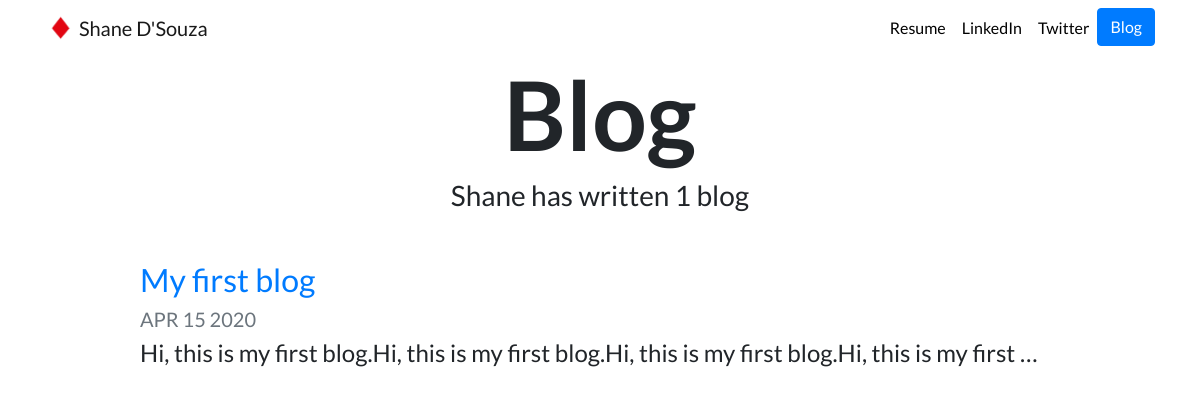
Screenshot of /blog/ with the database file from the repository.
### blog/models.py (models this page shows, shortened)
class Blog(models.Model):
    title = models.CharField(max_length=100)
    description = models.TextField()
    date = models.DateField()

### blog/views.py (the view)
# urls.py: path('', views.all_blogs, name='all_blogs'),
def all_blogs(request):
    blogs = Blog.objects.order_by('-date')[:5]
    return render(request, 'blog/all_blogs.html', {'blogs':blogs})

### blog/templates/blog/all_blogs.html
{% extends "portfolio/base.html" %}
{% load static %}
{% block content %}
<h1 id="blogtitle" class="font-weight-bold text-center">Blog</h1>
<h3 class="text-center mb-5">Shane has written {{ blogs.count }} blog{{ blogs.count|pluralize }}</h3>
{% for blog in blogs %}
<div class="row justify-content-center my-3">
  <div class="col-md-10">
    <a href="{% url 'blog:detail' blog.id %}">
      <h2>{{ blog.title }}</h2>
    </a>
    <h5 class="text-muted">{{ blog.date|date:'M d Y'|upper }}</h5>
    <h4>{{ blog.description|striptags|truncatechars:100 }}</h4>
  </div>
</div>
{% endfor %}
{% endblock %}

### portfolio/static/portfolio/custom.css (style rules this page uses)
body { font-family: 'Lato', sans-serif; }
#blogtitle { font-size: 6rem; }

### rows the page displays
Blog: title "My first blog", date "APR 15 2020", description "Hi, this is my first blog.Hi, this is my first blog.Hi, this is my first blog.Hi, this is my first …"

### other values shown
{{ blogs.count }} "1"
